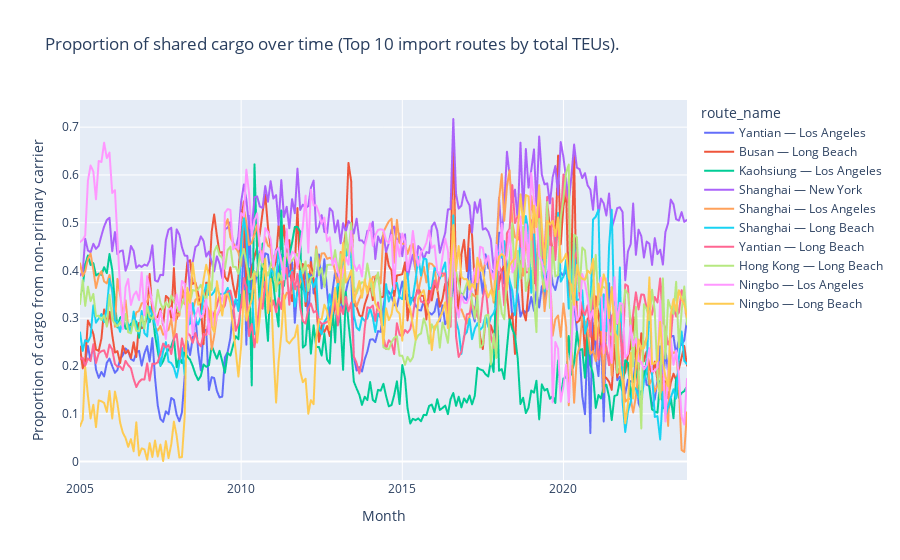

Notebook cell for this chart:
### Code cell
sharing_over_time_plotly(
    data_lf=imports_lf,
    group_var='route_name',
    title='Proportion of shared cargo over time (Top 10 import routes by total TEUs).')

### Figure 1 — Plotly figure (JSON) as saved in the notebook; plotly's stock layout.template omitted (floating-point values rounded to 4 significant figures; data arrays with more than 128 entries replaced by an {"elided": "..."} marker saying what was removed)
{"data": [{"hovertemplate": "route_name=Yantian — Los Angeles<br>Month=%{x}<br>Proportion of cargo from non-primary carrier=%{y}<extra></extra>", "legendgroup": "Yantian — Los Angeles", "line": {"color": "#636efa", "dash": "solid"}, "marker": {"symbol": "circle"}, "mode": "lines", "name": "Yantian — Los Angeles", "showlegend": true, "type": "scattergl", "x": {"elided": "227 str values"}, "xaxis": "x", "y": {"elided": "227 float values"}, "yaxis": "y"}, {"hovertemplate": "route_name=Busan — Long Beach<br>Month=%{x}<br>Proportion of cargo from non-primary carrier=%{y}<extra></extra>", "legendgroup": "Busan — Long Beach", "line": {"color": "#EF553B", "dash": "solid"}, "marker": {"symbol": "circle"}, "mode": "lines", "name": "Busan — Long Beach", "showlegend": true, "type": "scattergl", "x": {"elided": "227 str values"}, "xaxis": "x", "y": {"elided": "227 float values"}, "yaxis": "y"}, {"hovertemplate": "route_name=Kaohsiung — Los Angeles<br>Month=%{x}<br>Proportion of cargo from non-primary carrier=%{y}<extra></extra>", "legendgroup": "Kaohsiung — Los Angeles", "line": {"color": "#00cc96", "dash": "solid"}, "marker": {"symbol": "circle"}, "mode": "lines", "name": "Kaohsiung — Los Angeles", "showlegend": true, "type": "scattergl", "x": {"elided": "227 str values"}, "xaxis": "x", "y": {"elided": "227 float values"}, "yaxis": "y"}, {"hovertemplate": "route_name=Shanghai — New York<br>Month=%{x}<br>Proportion of cargo from non-primary carrier=%{y}<extra></extra>", "legendgroup": "Shanghai — New York", "line": {"color": "#ab63fa", "dash": "solid"}, "marker": {"symbol": "circle"}, "mode": "lines", "name": "Shanghai — New York", "showlegend": true, "type": "scattergl", "x": {"elided": "227 str values"}, "xaxis": "x", "y": {"elided": "227 float values"}, "yaxis": "y"}, {"hovertemplate": "route_name=Shanghai — Los Angeles<br>Month=%{x}<br>Proportion of cargo from non-primary carrier=%{y}<extra></extra>", "legendgroup": "Shanghai — Los Angeles", "line": {"color": "#FFA15A", "dash": "solid"}, "marker": {"symbol": "circle"}, "mode": "lines", "name": "Shanghai — Los Angeles", "showlegend": true, "type": "scattergl", "x": {"elided": "227 str values"}, "xaxis": "x", "y": {"elided": "227 float values"}, "yaxis": "y"}, {"hovertemplate": "route_name=Shanghai — Long Beach<br>Month=%{x}<br>Proportion of cargo from non-primary carrier=%{y}<extra></extra>", "legendgroup": "Shanghai — Long Beach", "line": {"color": "#19d3f3", "dash": "solid"}, "marker": {"symbol": "circle"}, "mode": "lines", "name": "Shanghai — Long Beach", "showlegend": true, "type": "scattergl", "x": {"elided": "227 str values"}, "xaxis": "x", "y": {"elided": "227 float values"}, "yaxis": "y"}, {"hovertemplate": "route_name=Yantian — Long Beach<br>Month=%{x}<br>Proportion of cargo from non-primary carrier=%{y}<extra></extra>", "legendgroup": "Yantian — Long Beach", "line": {"color": "#FF6692", "dash": "solid"}, "marker": {"symbol": "circle"}, "mode": "lines", "name": "Yantian — Long Beach", "showlegend": true, "type": "scattergl", "x": {"elided": "227 str values"}, "xaxis": "x", "y": {"elided": "227 float values"}, "yaxis": "y"}, {"hovertemplate": "route_name=Hong Kong — Long Beach<br>Month=%{x}<br>Proportion of cargo from non-primary carrier=%{y}<extra></extra>", "legendgroup": "Hong Kong — Long Beach", "line": {"color": "#B6E880", "dash": "solid"}, "marker": {"symbol": "circle"}, "mode": "lines", "name": "Hong Kong — Long Beach", "showlegend": true, "type": "scattergl", "x": {"elided": "227 str values"}, "xaxis": "x", "y": {"elided": "227 float values"}, "yaxis": "y"}, {"hovertemplate": "route_name=Ningbo — Los Angeles<br>Month=%{x}<br>Proportion of cargo from non-primary carrier=%{y}<extra></extra>", "legendgroup": "Ningbo — Los Angeles", "line": {"color": "#FF97FF", "dash": "solid"}, "marker": {"symbol": "circle"}, "mode": "lines", "name": "Ningbo — Los Angeles", "showlegend": true, "type": "scattergl", "x": {"elided": "227 str values"}, "xaxis": "x", "y": {"elided": "227 float values"}, "yaxis": "y"}, {"hovertemplate": "route_name=Ningbo — Long Beach<br>Month=%{x}<br>Proportion of cargo from non-primary carrier=%{y}<extra></extra>", "legendgroup": "Ningbo — Long Beach", "line": {"color": "#FECB52", "dash": "solid"}, "marker": {"symbol": "circle"}, "mode": "lines", "name": "Ningbo — Long Beach", "showlegend": true, "type": "scattergl", "x": {"elided": "227 str values"}, "xaxis": "x", "y": {"elided": "227 float values"}, "yaxis": "y"}], "layout": {"legend": {"title": {"text": "route_name"}, "tracegroupgap": 0}, "title": {"text": "Proportion of shared cargo over time (Top 10 import routes by total TEUs)."}, "xaxis": {"anchor": "y", "domain": [0, 1], "title": {"text": "Month"}}, "yaxis": {"anchor": "x", "domain": [0, 1], "title": {"text": "Proportion of cargo from non-primary carrier"}}}}
